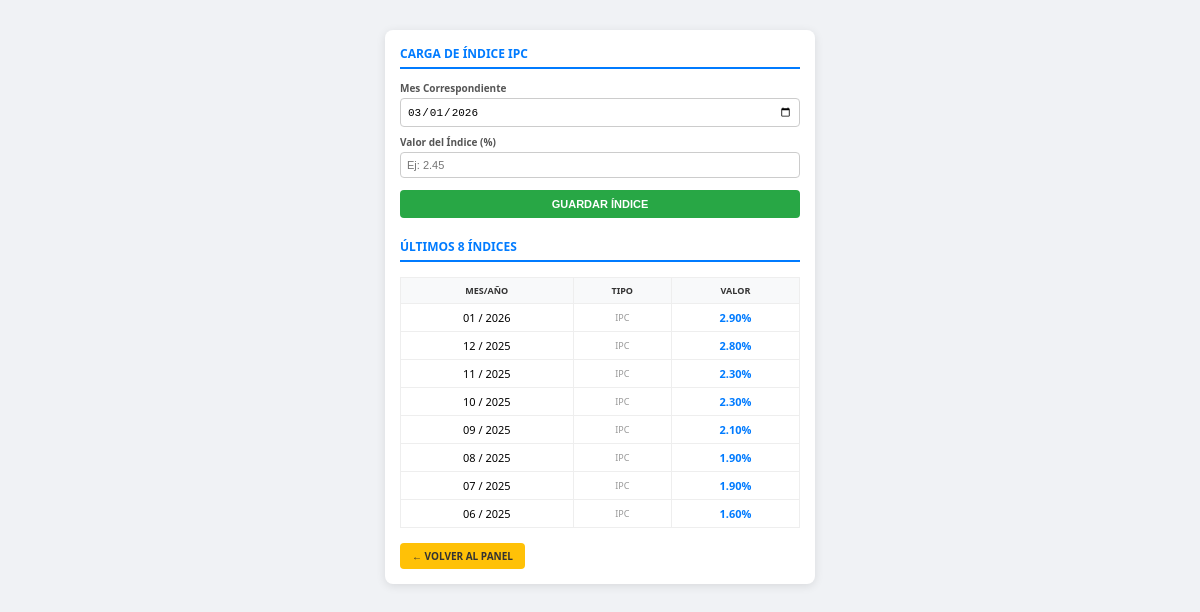
The app's page /abm_indices.php (signed in) with its own data.
### tables this page shows
CREATE TABLE `indices` (
  `id` int(11) NOT NULL AUTO_INCREMENT,
  `fecha` date NOT NULL,
  `valor` decimal(10,4) NOT NULL,
  `tipo` varchar(20) NOT NULL,
  `fecha_registro` timestamp NOT NULL DEFAULT current_timestamp(),
  PRIMARY KEY (`id`),
  UNIQUE KEY `fecha` (`fecha`,`tipo`)
);

### abm_indices.php (the view, shortened to what this page needs)
<?php
include 'db.php';
$res = mysqli_query($conexion, "SELECT * FROM indices ORDER BY fecha DESC LIMIT 8");
?>
<!DOCTYPE html>
<html lang="es">
<head>
</head>
<body>
<div class="caja">
    <h3>Carga de Índice IPC</h3>
    <form method="POST" class="form-nav-enter" autocomplete="off">
        <label>Mes Correspondiente</label>
        <input type="date" name="fecha" required value="<?= date('Y-m-01') ?>">
        <label>Valor del Índice (%)</label>
        <input type="number" step="0.0001" name="valor" placeholder="Ej: 2.45" required>
        <button type="submit" name="guardar_indice" class="btn-guardar">Guardar Índice</button>
    </form>
    <h3 style="margin-top: 20px;">Últimos 8 Índices</h3>
    <table>
        <thead>
            <tr>
                <th>Mes/Año</th>
                <th>Tipo</th>
                <th>Valor</th>
            </tr>
        </thead>
        <tbody>
            <?php if(mysqli_num_rows($res) > 0): ?>
                <?php while($row = mysqli_fetch_assoc($res)): ?>
                <tr>
                    <td><?= date('m / Y', strtotime($row['fecha'])) ?></td>
                    <td style="color: #999; font-size: 9px;"><?= $row['tipo'] ?></td>
                    <td class="valor-negrita"><?= number_format($row['valor'], 2) ?>%</td>
                </tr>
                <?php endwhile; ?>
            <?php else: ?>
                <tr><td colspan="3" style="color: #ccc; padding: 20px;">No hay datos cargados</td></tr>
            <?php endif; ?>
        </tbody>
    </table>
    <a href="index.php" class="volver">← VOLVER AL PANEL</a>
</div>
</body>
</html>

### abm_indices.php (style rules this page uses)
body { font-family: 'Segoe UI', sans-serif; background: #f0f2f5; padding: 10px; margin: 0; }
.caja { background: white; padding: 15px; border-radius: 8px; width: 400px; margin: 20px auto; box-shadow: 0 2px 10px rgba(0,0,0,0.1); }
h3 { color: #007bff; border-bottom: 2px solid #007bff; padding-bottom: 5px; text-transform: uppercase; font-size: 12px; margin-top: 0; }
label { display: block; font-size: 10px; font-weight: bold; margin: 8px 0 3px; color: #555; }
input { width: 100%; padding: 6px; box-sizing: border-box; border: 1px solid #ccc; border-radius: 4px; font-size: 11px; }
.btn-guardar { background: #28a745; color: white; border: none; padding: 8px; width: 100%; margin-top: 12px; cursor: pointer; font-weight: bold; border-radius: 4px; text-transform: uppercase; font-size: 11px; }
table { width: 100%; margin-top: 15px; border-collapse: collapse; font-size: 11px; }
table th, table td { border: 1px solid #eee; padding: 6px; text-align: center; }
table th { background: #f8f9fa; color: #333; font-size: 9px; text-transform: uppercase; }
.valor-negrita { font-weight: bold; color: #007bff; }
.volver { display: inline-block; margin-top: 15px; padding: 6px 12px; text-decoration: none; background: #ffc107; color: #333; font-size: 10px; font-weight: bold; text-align: center; border-radius: 4px; }

### records on screen
indices: fecha "01 / 2026", tipo "IPC", valor "2.90"
indices: fecha "12 / 2025", tipo "IPC", valor "2.80"
indices: fecha "11 / 2025", tipo "IPC", valor "2.30"
indices: fecha "10 / 2025", tipo "IPC", valor "2.30"
indices: fecha "09 / 2025", tipo "IPC", valor "2.10"
indices: fecha "08 / 2025", tipo "IPC", valor "1.90"
indices: fecha "07 / 2025", tipo "IPC", valor "1.90"
indices: fecha "06 / 2025", tipo "IPC", valor "1.60"
